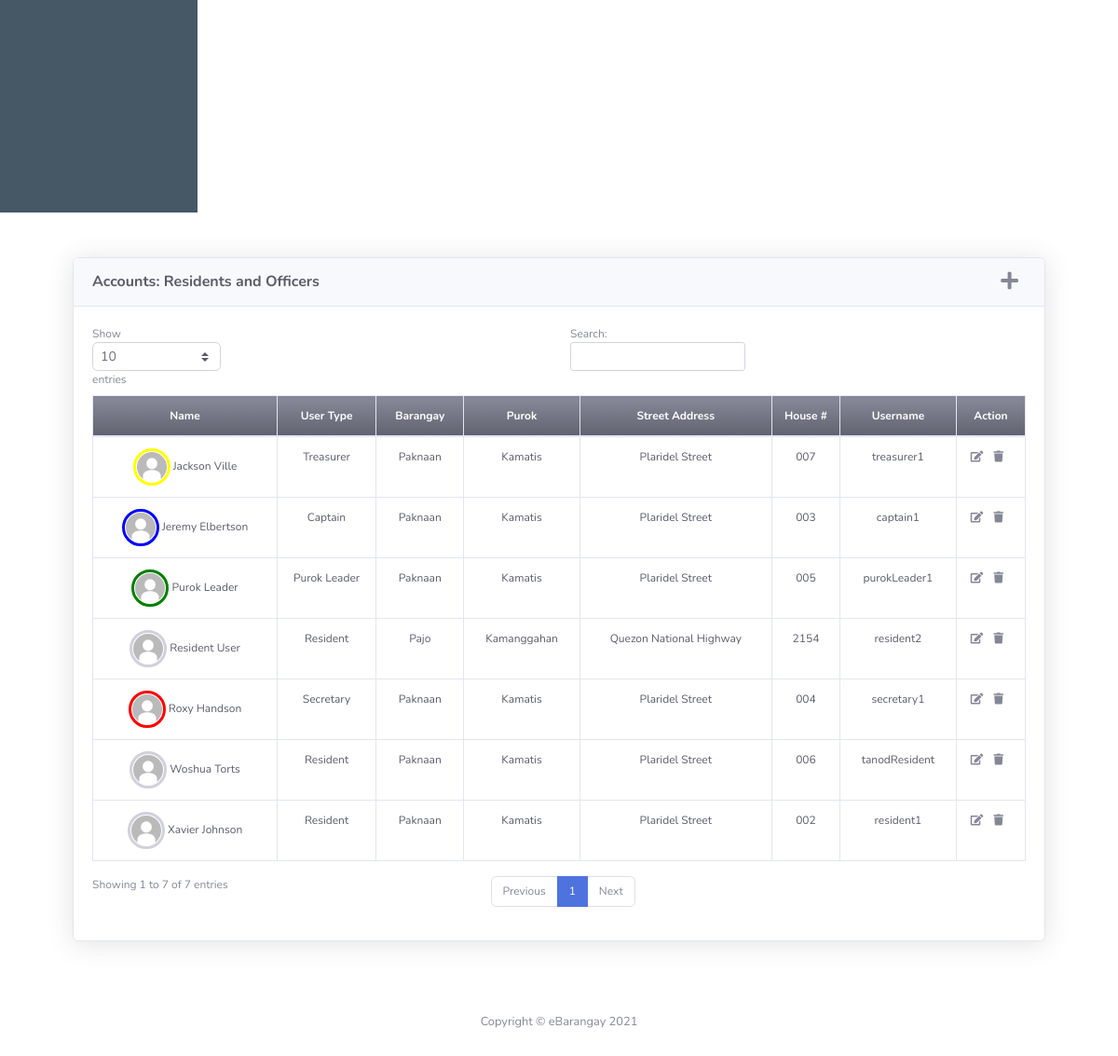
Before: /account.php (signed in, lower part) with the older database file.
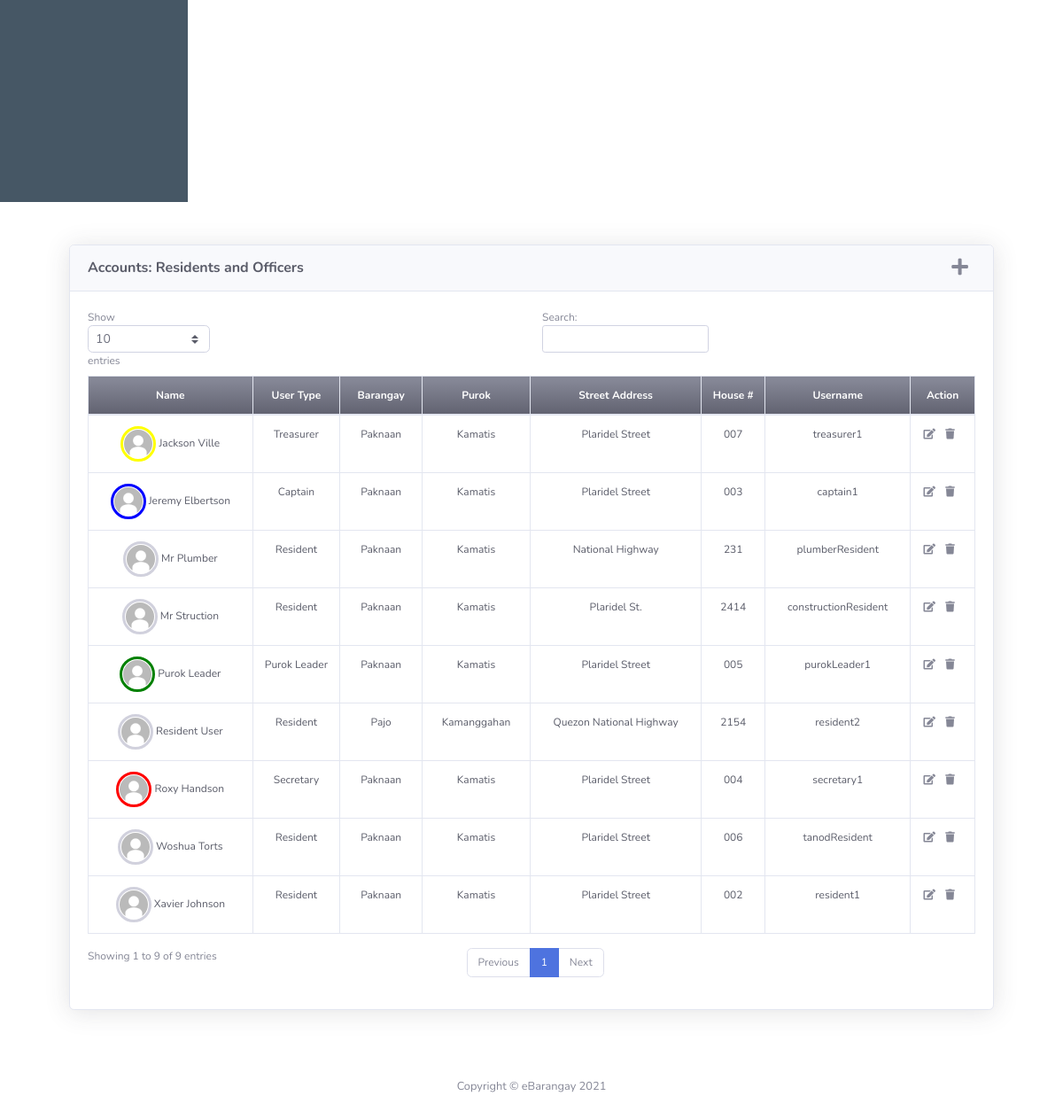
After: the same page with the newer database file.
### tables this page shows
CREATE TABLE `users` (
  `UsersID` int(11) NOT NULL,
  `Firstname` varchar(50) NOT NULL,
  `Middlename` varchar(50) DEFAULT NULL,
  `Lastname` varchar(50) NOT NULL,
  `dateofbirth` varchar(50) NOT NULL,
  `civilStat` varchar(50) NOT NULL,
  `emailAdd` varchar(50) NOT NULL,
  `username` varchar(50) NOT NULL,
  `usersPwd` varchar(255) DEFAULT NULL,
  `userGender` varchar(50) DEFAULT NULL,
  `userType` varchar(50) DEFAULT NULL,
  `profile_pic` varchar(129) DEFAULT NULL,
  `userBarangay` varchar(50) DEFAULT NULL,
  `userPurok` varchar(50) DEFAULT NULL,
  `phoneNum` varchar(20) DEFAULT NULL,
  `teleNum` varchar(20) DEFAULT NULL,
  `VerifyStatus` varchar(20) NOT NULL DEFAULT 'Pending',
  `userCity` varchar(30) NOT NULL DEFAULT 'None',
  `Status` varchar(20) NOT NULL DEFAULT 'Active',
  `isRenting` varchar(20) DEFAULT 'False',
  `landlordName` varchar(50) DEFAULT 'None',
  `landlordContact` varchar(50) DEFAULT 'NONE',
  `barangayPos` varchar(50) DEFAULT 'None',
  `userAddress` varchar(50) DEFAULT NULL,
  `userHouseNum` varchar(50) DEFAULT NULL
);

### account.php (the view, shortened to what this page needs)
<?php include_once "header.php" ?>
<div class="container p-4">
<div class="card shadow mb-4 m-4">
    <div class="card-header py-3 d-flex justify-content-between">
            <h6 class="m-0 font-weight-bold text-dark">Accounts: Residents and Officers</h6>
            <a class="fas fa-plus fa-lg mr-2 text-gray-600 add_account" href="javascript:void(0)"></a>
    </div>
    <div class="card-body" style="font-size: 75%">
        <div class="table-responsive">
            <table class="table table-bordered text-center text-dark"
                id="dataTable" width="100%" cellspacing="0" cellpadding="0">
                <thead >
                    <tr class="bg-gradient-secondary text-white">
                        <th scope="col">Name</th>
                        <th scope="col">User Type</th>
                        <th scope="col">Barangay</th>
                        <th scope="col">Purok</th>
                        <th>Street Address</th>
                        <th>House #</th>
                        <th scope="col">Username</th>
                        <th scope="col">Action</th>
                    </tr>
                </thead>
                <tbody>
                    <?php
                        $accounts = $conn->query("SELECT *, concat(Firstname, ' ', Lastname) as name FROM users WHERE Status='Active'");
                        while($row=$accounts->fetch_assoc()):
                            if($row["userType"] == "Admin"){
                                continue;
                            }
                    ?>
                    <tr>
                        <td>
                            <img class="img-profile rounded-circle <?php
                                if($row["userType"] == "Resident"){
                                    echo "img-res-profile";
                                }
                                elseif($row["userType"] == "Purok Leader"){
                                    echo "img-purokldr-profile";
                                }
                                elseif($row["userType"] == "Captain"){
                                    echo "img-capt-profile";
                                }
                                elseif($row["userType"] == "Secretary"){
                                    echo "img-sec-profile";
                                }
                                elseif($row["userType"] == "Treasurer"){
                                    echo "img-treas-profile";
                                }
                                elseif($row["userType"] == "Admin"){
                                    echo "img-admin-profile";
                                }
                            ?>" src="img/<?php echo $row["profile_pic"] ?>" width="40" height="40"/>
                            <?php echo $row["name"] ?>
                        </td>
                        <td><?php echo $row["userType"] ?></td>
                        <td><?php echo $row["userBarangay"] ?></td>
                        <td><?php echo $row["userPurok"] ?></td>
                        <td><?php echo $row["userAddress"] ?></td>
                        <td><?php echo $row["userHouseNum"] ?></td>
                        <td><?php echo $row["username"] ?></td>
                        <td>
                            <a class="fas fa-edit fa-md mr-2 text-gray-600 edit_account" data-id="<?php echo $row['UsersID'] ?>" href="javascript:void(0)"></a>
                            <a class="fas fa-trash fa-md mr-2 text-gray-600 deactivate_account" data-id="<?php echo $row['UsersID'] ?>" href="javascript:void(0)"></a>
                        </td>
                    </tr>
                    <?php endwhile; ?>
                </tbody>
            </table>
        </div>
    </div>
</div>
</div>
</div>
</div>
<?php include_once "footer.php" ?>

Changed rows visible on the page:
added users: profile_pic (picture), name "Mr Plumber", userType "Resident", userBarangay "Paknaan", userPurok "Kamatis", userAddress "National Highway", userHouseNum "231", username "plumberResident"
added users: profile_pic (picture), name "Mr Struction", userType "Resident", userBarangay "Paknaan", userPurok "Kamatis", userAddress "Plaridel St.", userHouseNum "2414", username "constructionResident"
Other visible differences:
text written by a page script: "Show entries Search: Showing 1 to 7 of 7 entries Previous 1 Next" → "Show entries Search: Showing 1 to 9 of 9 entries Previous 1 Next"
